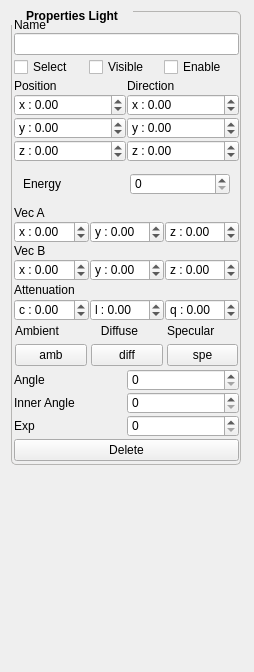
          <widget class="QWidget" name="scrollAreaWidgetContents_4">
           <property name="geometry">
            <rect>
             <x>0</x>
             <y>0</y>
             <width>254</width>
             <height>672</height>
            </rect>
           </property>
           <layout class="QFormLayout" name="formLayout">
            <property name="fieldGrowthPolicy">
             <enum>QFormLayout::AllNonFixedFieldsGrow</enum>
            </property>
            <item row="0" column="0">
             <widget class="QGroupBox" name="groupBoxPropertieLight">
              <property name="minimumSize">
               <size>
                <width>230</width>
                <height>0</height>
               </size>
              </property>
              <property name="maximumSize">
               <size>
                <width>230</width>
                <height>16777215</height>
               </size>
              </property>
              <property name="font">
               <font>
                <pointsize>9</pointsize>
                <weight>75</weight>
                <bold>true</bold>
               </font>
              </property>
              <property name="styleSheet">
               <string notr="true">QGroupBox::title { 
   
     subcontrol-position: top left; /* position at the top left*/ 
  padding: 2px 13px;
   margin-top: -5px;
    
 }

QGroupBox{
   border: 1px solid rgb(182, 181, 179);
  border-radius: 5px;
}</string>
              </property>
              <property name="title">
               <string>Properties Light</string>
              </property>
              <layout class="QVBoxLayout" name="verticalLayout_8">
               <property name="spacing">
                <number>2</number>
               </property>
               <property name="leftMargin">
                <number>2</number>
               </property>
               <property name="topMargin">
                <number>1</number>
               </property>
               <property name="rightMargin">
                <number>1</number>
               </property>
               <property name="bottomMargin">
                <number>3</number>
               </property>
               <item>
                <widget class="QFrame" name="nameLightLayout">
                 <layout class="QVBoxLayout" name="verticalLayout_7">
                  <property name="spacing">
                   <number>1</number>
                  </property>
                  <property name="leftMargin">
                   <number>0</number>
                  </property>
                  <property name="topMargin">
                   <number>5</number>
                  </property>
                  <property name="rightMargin">
                   <number>0</number>
                  </property>
                  <property name="bottomMargin">
                   <number>0</number>
                  </property>
                  <item>
                   <widget class="QLabel" name="label_20">
                    <property name="text">
                     <string>Name</string>
                    </property>
                   </widget>
                  </item>
                  <item>
                   <widget class="QLineEdit" name="nameLight"/>
                  </item>
                 </layout>
                </widget>
               </item>
               <item>
                <layout class="QHBoxLayout" name="optionLayout">
                 <property name="spacing">
                  <number>0</number>
                 </property>
                 <item>
                  <widget class="QCheckBox" name="selectedLight">
                   <property name="text">
                    <string>Select</string>
                   </property>
                   <property name="tristate">
                    <bool>false</bool>
                   </property>
                  </widget>
                 </item>
                 <item>
                  <widget class="QCheckBox" name="visibleLight">
                   <property name="text">
                    <string>Visible</string>
                   </property>
                  </widget>
                 </item>
                 <item>
                  <widget class="QCheckBox" name="enableLight">
                   <property name="text">
                    <string>Enable</string>
                   </property>
                  </widget>
                 </item>
                </layout>
               </item>
               <item>
                <widget class="QFrame" name="orientationLight">
                 <layout class="QGridLayout" name="gridLayout_7">
                  <property name="leftMargin">
                   <number>0</number>
                  </property>
                  <property name="topMargin">
                   <number>0</number>
                  </property>
                  <property name="rightMargin">
                   <number>0</number>
                  </property>
                  <property name="bottomMargin">
                   <number>0</number>
                  </property>
                  <property name="horizontalSpacing">
                   <number>1</number>
                  </property>
                  <item row="0" column="0">
                   <widget class="QFrame" name="positionLayoutLight">
                    <layout class="QVBoxLayout" name="positionLayout">
                     <property name="spacing">
                      <number>1</number>
                     </property>
                     <property name="leftMargin">
                      <number>0</number>
                     </property>
                     <property name="topMargin">
                      <number>0</number>
                     </property>
                     <property name="rightMargin">
                      <number>0</number>
                     </property>
                     <property name="bottomMargin">
                      <number>0</number>
                     </property>
                     <item>
                      <widget class="QLabel" name="label_21">
                       <property name="text">
                        <string>Position</string>
                       </property>
                      </widget>
                     </item>
                     <item>
                      <widget class="QDoubleSpinBox" name="positionxLight">
                       <property name="prefix">
                        <string>x : </string>
                       </property>
                       <property name="minimum">
                        <double>-5000.000000000000000</double>
                       </property>
                       <property name="maximum">
                        <double>5000.000000000000000</double>
                       </property>
                      </widget>
                     </item>
                     <item>
                      <widget class="QDoubleSpinBox" name="positionyLight">
                       <property name="prefix">
                        <string>y : </string>
                       </property>
                       <property name="minimum">
                        <double>-5000.000000000000000</double>
                       </property>
                       <property name="maximum">
                        <double>5000.000000000000000</double>
                       </property>
                      </widget>
                     </item>
                     <item>
                      <widget class="QDoubleSpinBox" name="positionzLight">
                       <property name="prefix">
                        <string>z : </string>
                       </property>
                       <property name="minimum">
                        <double>-5000.000000000000000</double>
                       </property>
                       <property name="maximum">
                        <double>5000.000000000000000</double>
                       </property>
                      </widget>
                     </item>
                    </layout>
                   </widget>
                  </item>
                  <item row="0" column="1">
                   <widget class="QFrame" name="directionLayoutLight">
                    <layout class="QVBoxLayout" name="directionLayout">
                     <property name="spacing">
                      <number>1</number>
                     </property>
                     <property name="leftMargin">
                      <number>0</number>
                     </property>
                     <property name="topMargin">
                      <number>0</number>
                     </property>
                     <property name="rightMargin">
                      <number>0</number>
                     </property>
                     <property name="bottomMargin">
                      <number>0</number>
                     </property>
                     <item>
                      <widget class="QLabel" name="label_22">
                       <property name="text">
                        <string>Direction</string>
                       </property>
                      </widget>
                     </item>
                     <item>
                      <widget class="QDoubleSpinBox" name="directionxLight">
                       <property name="prefix">
                        <string>x : </string>
                       </property>
                       <property name="minimum">
                        <double>-5000.000000000000000</double>
                       </property>
                       <property name="maximum">
                        <double>5000.000000000000000</double>
                       </property>
                      </widget>
                     </item>
                     <item>
                      <widget class="QDoubleSpinBox" name="directionyLight">
                       <property name="prefix">
                        <string>y : </string>
                       </property>
                       <property name="minimum">
                        <double>-5000.000000000000000</double>
                       </property>
                       <property name="maximum">
                        <double>5000.000000000000000</double>
                       </property>
                      </widget>
                     </item>
                     <item>
                      <widget class="QDoubleSpinBox" name="directionzLight">
                       <property name="prefix">
                        <string>z : </string>
                       </property>
                       <property name="minimum">
                        <double>-5000.000000000000000</double>
                       </property>
                       <property name="maximum">
                        <double>5000.000000000000000</double>
                       </property>
                      </widget>
                     </item>
                    </layout>
                   </widget>
                  </item>
                 </layout>
                </widget>
               </item>
               <item>
                <widget class="QFrame" name="energyFrame">
                 <layout class="QHBoxLayout" name="energyLayout">
                  <item>
                   <widget class="QLabel" name="label_44">
                    <property name="text">
                     <string>Energy</string>
                    </property>
                   </widget>
                  </item>
                  <item>
                   <widget class="QSpinBox" name="energyLight">
                    <property name="maximum">
                     <number>10000000</number>
                    </property>
                    <property name="singleStep">
                     <number>50</number>
                    </property>
                   </widget>
                  </item>
                 </layout>
                </widget>
               </item>
               <item>
                <widget class="QFrame" name="vectorsLayoutLight">
                 <layout class="QVBoxLayout" name="vectorsLayout">
                  <property name="spacing">
                   <number>1</number>
                  </property>
                  <property name="leftMargin">
                   <number>0</number>
                  </property>
                  <property name="topMargin">
                   <number>0</number>
                  </property>
                  <property name="rightMargin">
                   <number>0</number>
                  </property>
                  <property name="bottomMargin">
                   <number>0</number>
                  </property>
                  <item>
                   <layout class="QVBoxLayout" name="verticalLayout_9">
                    <item>
                     <widget class="QLabel" name="label_24">
                      <property name="text">
                       <string>Vec A</string>
                      </property>
                     </widget>
                    </item>
                    <item>
                     <layout class="QHBoxLayout" name="horizontalLayout_10">
                      <property name="spacing">
                       <number>1</number>
                      </property>
                      <item>
                       <widget class="QDoubleSpinBox" name="vecAx">
                        <property name="prefix">
                         <string>x : </string>
                        </property>
                        <property name="minimum">
                         <double>-5000.000000000000000</double>
                        </property>
                        <property name="maximum">
                         <double>5000.000000000000000</double>
                        </property>
                       </widget>
                      </item>
                      <item>
                       <widget class="QDoubleSpinBox" name="vecAy">
                        <property name="prefix">
                         <string>y : </string>
                        </property>
                        <property name="minimum">
                         <double>-5000.000000000000000</double>
                        </property>
                        <property name="maximum">
                         <double>5000.000000000000000</double>
                        </property>
                       </widget>
                      </item>
                      <item>
                       <widget class="QDoubleSpinBox" name="vecAz">
                        <property name="prefix">
                         <string>z : </string>
                        </property>
                        <property name="minimum">
                         <double>-5000.000000000000000</double>
                        </property>
                        <property name="maximum">
                         <double>5000.000000000000000</double>
                        </property>
                       </widget>
                      </item>
                     </layout>
                    </item>
                   </layout>
                  </item>
                  <item>
                   <layout class="QVBoxLayout" name="verticalLayout_10">
                    <item>
                     <widget class="QLabel" name="label_25">
                      <property name="text">
                       <string>Vec B</string>
                      </property>
                     </widget>
                    </item>
                    <item>
                     <layout class="QHBoxLayout" name="horizontalLayout_11">
                      <property name="spacing">
                       <number>1</number>
                      </property>
                      <item>
                       <widget class="QDoubleSpinBox" name="vecBx">
                        <property name="prefix">
                         <string>x : </string>
                        </property>
                        <property name="minimum">
                         <double>-5000.000000000000000</double>
                        </property>
                        <property name="maximum">
                         <double>5000.000000000000000</double>
                        </property>
                       </widget>
                      </item>
                      <item>
                       <widget class="QDoubleSpinBox" name="vecBy">
                        <property name="prefix">
                         <string>y : </string>
                        </property>
                        <property name="minimum">
                         <double>-5000.000000000000000</double>
                        </property>
                        <property name="maximum">
                         <double>5000.000000000000000</double>
                        </property>
                       </widget>
                      </item>
                      <item>
                       <widget class="QDoubleSpinBox" name="vecBz">
                        <property name="prefix">
                         <string>z : </string>
                        </property>
                        <property name="minimum">
                         <double>-5000.000000000000000</double>
                        </property>
                        <property name="maximum">
                         <double>5000.000000000000000</double>
                        </property>
                       </widget>
                      </item>
                     </layout>
                    </item>
                   </layout>
                  </item>
                 </layout>
                </widget>
               </item>
               <item>
                <widget class="QFrame" name="attenuationLayoutLight">
                 <layout class="QVBoxLayout" name="attenuationLayout">
                  <property name="spacing">
                   <number>2</number>
                  </property>
                  <property name="leftMargin">
                   <number>0</number>
                  </property>
                  <property name="topMargin">
                   <number>0</number>
                  </property>
                  <property name="rightMargin">
                   <number>0</number>
                  </property>
                  <property name="bottomMargin">
                   <number>0</number>
                  </property>
                  <item>
                   <widget class="QLabel" name="label_23">
                    <property name="text">
                     <string>Attenuation</string>
                    </property>
                   </widget>
                  </item>
                  <item>
                   <layout class="QHBoxLayout" name="horizontalLayout_9">
                    <property name="spacing">
                     <number>1</number>
                    </property>
                    <item>
                     <widget class="QDoubleSpinBox" name="attenuationcLight">
                      <property name="prefix">
                       <string>c : </string>
                      </property>
                      <property name="minimum">
                       <double>-5000.000000000000000</double>
                      </property>
                      <property name="maximum">
                       <double>5000.000000000000000</double>
                      </property>
                     </widget>
                    </item>
                    <item>
                     <widget class="QDoubleSpinBox" name="attenuationlLight">
                      <property name="prefix">
                       <string>l : </string>
                      </property>
                      <property name="minimum">
                       <double>-5000.000000000000000</double>
                      </property>
                      <property name="maximum">
                       <double>5000.000000000000000</double>
                      </property>
                     </widget>
                    </item>
                    <item>
                     <widget class="QDoubleSpinBox" name="attenuationqLight">
                      <property name="prefix">
                       <string>q : </string>
                      </property>
                      <property name="minimum">
                       <double>-5000.000000000000000</double>
                      </property>
                      <property name="maximum">
                       <double>5000.000000000000000</double>
                      </property>
                     </widget>
                    </item>
                   </layout>
                  </item>
                 </layout>
                </widget>
               </item>
               <item>
                <widget class="QFrame" name="ADSLight">
                 <layout class="QHBoxLayout" name="horizontalLayout">
                  <property name="spacing">
                   <number>2</number>
                  </property>
                  <property name="leftMargin">
                   <number>0</number>
                  </property>
                  <property name="topMargin">
                   <number>0</number>
                  </property>
                  <property name="rightMargin">
                   <number>0</number>
                  </property>
                  <property name="bottomMargin">
                   <number>0</number>
                  </property>
                  <item>
                   <widget class="QFrame" name="ambienteProperty">
                    <layout class="QVBoxLayout" name="verticalLayout_11">
                     <property name="spacing">
                      <number>6</number>
                     </property>
                     <property name="leftMargin">
                      <number>1</number>
                     </property>
                     <property name="topMargin">
                      <number>1</number>
                     </property>
                     <property name="rightMargin">
                      <number>1</number>
                     </property>
                     <property name="bottomMargin">
                      <number>1</number>
                     </property>
                     <item>
                      <widget class="QLabel" name="label_26">
                       <property name="text">
                        <string>Ambient</string>
                       </property>
                      </widget>
                     </item>
                     <item>
                      <widget class="QPushButton" name="ambMaterial_2">
                       <property name="autoFillBackground">
                        <bool>true</bool>
                       </property>
                       <property name="text">
                        <string>amb</string>
                       </property>
                       <property name="flat">
                        <bool>false</bool>
                       </property>
                      </widget>
                     </item>
                    </layout>
                   </widget>
                  </item>
                  <item>
                   <widget class="QFrame" name="diffuseProperty">
                    <layout class="QVBoxLayout" name="verticalLayout_12">
                     <property name="spacing">
                      <number>6</number>
                     </property>
                     <property name="leftMargin">
                      <number>1</number>
                     </property>
                     <property name="topMargin">
                      <number>1</number>
                     </property>
                     <property name="rightMargin">
                      <number>1</number>
                     </property>
                     <property name="bottomMargin">
                      <number>1</number>
                     </property>
                     <item>
                      <widget class="QLabel" name="label_27">
                       <property name="text">
                        <string>   Diffuse</string>
                       </property>
                      </widget>
                     </item>
                     <item>
                      <widget class="QPushButton" name="diffMaterial_2">
                       <property name="text">
                        <string>diff</string>
                       </property>
                      </widget>
                     </item>
                    </layout>
                   </widget>
                  </item>
                  <item>
                   <widget class="QFrame" name="specularProperty">
                    <property name="autoFillBackground">
                     <bool>false</bool>
                    </property>
                    <layout class="QVBoxLayout" name="verticalLayoutSpe">
                     <property name="spacing">
                      <number>6</number>
                     </property>
                     <property name="leftMargin">
                      <number>1</number>
                     </property>
                     <property name="topMargin">
                      <number>1</number>
                     </property>
                     <property name="rightMargin">
                      <number>1</number>
                     </property>
                     <property name="bottomMargin">
                      <number>1</number>
                     </property>
                     <item>
                      <widget class="QLabel" name="label_28">
                       <property name="text">
                        <string>Specular</string>
                       </property>
                      </widget>
                     </item>
                     <item>
                      <widget class="QPushButton" name="speMaterial_2">
                       <property name="text">
                        <string>spe</string>
                       </property>
                      </widget>
                     </item>
                    </layout>
                   </widget>
                  </item>
                 </layout>
                </widget>
               </item>
               <item>
                <widget class="QFrame" name="angleSpotLayoutLight">
                 <layout class="QVBoxLayout" name="angleSpotLayout">
                  <property name="spacing">
                   <number>1</number>
                  </property>
                  <property name="leftMargin">
                   <number>0</number>
                  </property>
                  <property name="topMargin">
                   <number>0</number>
                  </property>
                  <property name="rightMargin">
                   <number>0</number>
                  </property>
                  <property name="bottomMargin">
                   <number>0</number>
                  </property>
                  <item>
                   <layout class="QHBoxLayout" name="horizontalLayout_14">
                    <item>
                     <widget class="QLabel" name="label_29">
                      <property name="text">
                       <string>Angle</string>
                      </property>
                     </widget>
                    </item>
                    <item>
                     <widget class="QSpinBox" name="anglespotLight">
                      <property name="maximum">
                       <number>180</number>
                      </property>
                     </widget>
                    </item>
                   </layout>
                  </item>
                  <item>
                   <layout class="QHBoxLayout" name="horizontalLayout_15">
                    <item>
                     <widget class="QLabel" name="label_30">
                      <property name="text">
                       <string>Inner Angle</string>
                      </property>
                     </widget>
                    </item>
                    <item>
                     <widget class="QSpinBox" name="anglespotinnerLight">
                      <property name="maximum">
                       <number>180</number>
                      </property>
                     </widget>
                    </item>
                   </layout>
                  </item>
                  <item>
                   <layout class="QHBoxLayout" name="horizontalLayout_16">
                    <item>
                     <widget class="QLabel" name="label_31">
                      <property name="text">
                       <string>Exp</string>
                      </property>
                     </widget>
                    </item>
                    <item>
                     <widget class="QSpinBox" name="exponentSpotLight">
                      <property name="maximum">
                       <number>128</number>
                      </property>
                     </widget>
                    </item>
                   </layout>
                  </item>
                 </layout>
                </widget>
               </item>
               <item>
                <widget class="QPushButton" name="deleteLight">
                 <property name="text">
                  <string>Delete</string>
                 </property>
                </widget>
               </item>
              </layout>
             </widget>
            </item>
           </layout>
          </widget>
